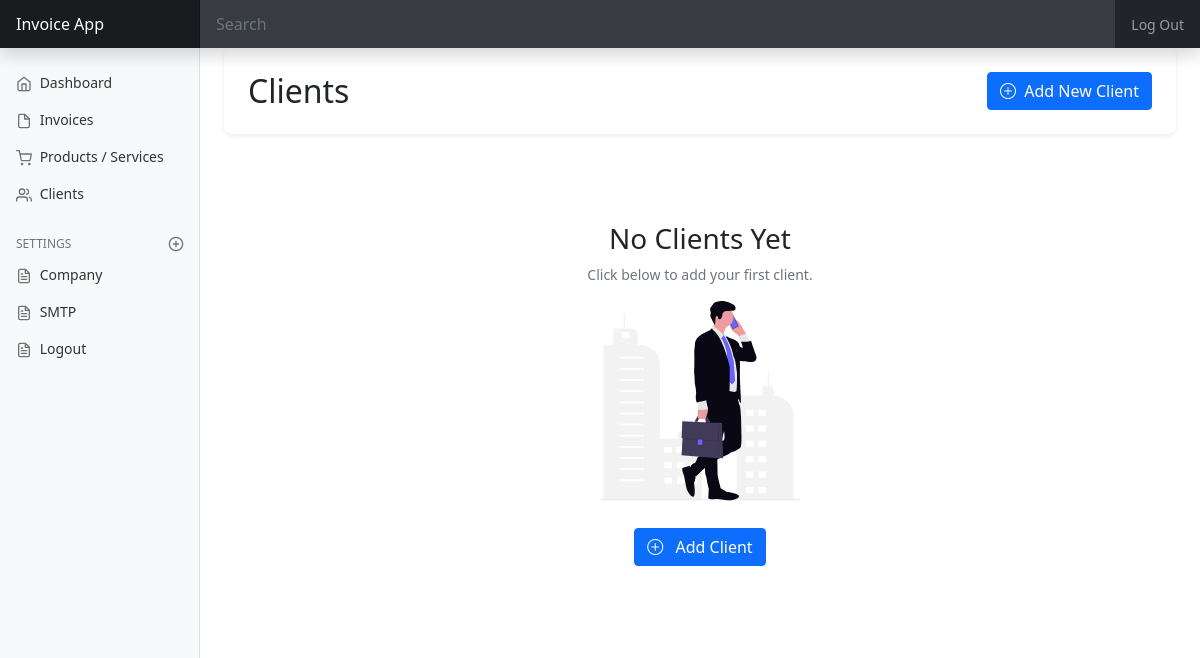
/clients (signed in), run on an earlier commit of the app's database.
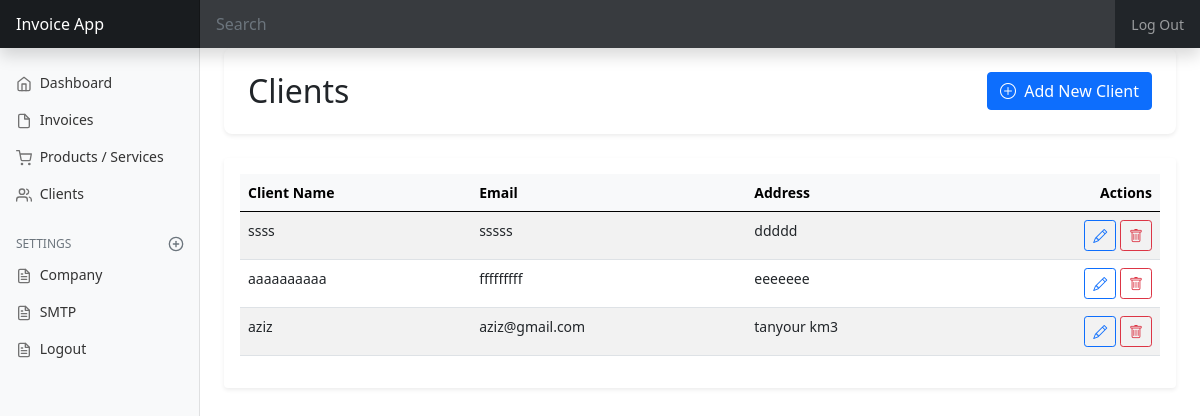
And on a later commit of the database.
### sales/models.py (models this page shows, shortened)
class Client(models.Model):
    clientname = models.CharField(null=True, blank=True, max_length=200)
    emailAddress = models.CharField(null=True, blank=True, max_length=100)
    uniqueId = models.CharField(null=True, blank=True, max_length=100)
    adress = models.CharField(null=True, blank=True, max_length=200)
    mf = models.CharField(null=True, blank=True, max_length=100)
    slug = models.SlugField(max_length=500, unique=True, blank=True, null=True)
    date_created = models.DateTimeField(blank=True, null=True)
    last_updated = models.DateTimeField(blank=True, null=True)

### sales/views.py (the view, shortened to what this page needs)
# urls.py: path('clients', clients,name='clients'),
@login_required
def clients(request):
    clients_qs = Client.objects.all()
    form = ClientForm()
    return render(request, 'sales/clients.html', {'clients': clients_qs, 'form': form})

### sales/forms.py
class ClientForm(forms.ModelForm):
    class Meta:
        model=Client
        fields=["clientname","adress","mf","emailAddress"]

### templates/sales/clients.html (shortened to what this page needs)
{% extends 'partials/base.html' %}
{% load static %}
{% load crispy_forms_tags %}
{% block css %}
<link href="https://cdn.jsdelivr.net/npm/bootstrap-icons/font/bootstrap-icons.css" rel="stylesheet">
{% endblock %}
{% block main %}
<main class="col-md-9 ms-sm-auto col-lg-10 px-md-4">
  <div class="page-header d-flex justify-content-between align-items-center">
    <h1 class="h2 mb-0">Clients</h1>
    <button type="button" class="btn btn-primary" data-bs-toggle="modal" data-bs-target="#addClientModal">
      <i class="bi bi-plus-circle me-1"></i> Add New Client
    </button>
  </div>
  {% if clients %}
  <div class="table-container bg-white rounded shadow-sm p-3">
    <table class="table table-hover table-striped">
      <thead class="table-light">
        <tr>
          <th>Client Name</th>
          <th>Email</th>
          <th>Address</th>
          <th class="text-end">Actions</th>
        </tr>
      </thead>
      <tbody>
        {% for client in clients %}
        <tr>
          <td>{{ client.clientname }}</td>
          <td>{{ client.emailAddress }}</td>
          <td>{{ client.adress }}</td>
          <td class="text-end">
            <a href="#" class="btn btn-sm btn-outline-primary">
              <i class="bi bi-pencil"></i>
            </a>
            <a href="{% url 'delete-client' client.id %}" class="btn btn-sm btn-outline-danger">
              <i class="bi bi-trash"></i>
            </a>
          </td>
        </tr>
        {% endfor %}
      </tbody>
    </table>
  </div>
  {% else %}
  <div class="empty-state">
    <h3>No Clients Yet</h3>
    <p class="text-muted">Click below to add your first client.</p>
    <img src="{% static 'assets/img/clientBackground.svg' %}" width="200">
    <br><br>
    <button type="button" class="btn btn-primary" data-bs-toggle="modal" data-bs-target="#addClientModal">
      <i class="bi bi-plus-circle me-2"></i> Add Client
    </button>
  </div>
  {% endif %}
</main>
{% endblock %}

What changed in the data, as far as the page shows it:
added Client: clientname "ssss", emailAddress "sssss", adress "ddddd"
added Client: clientname "aaaaaaaaaa", emailAddress "fffffffff", adress "eeeeeee"
added Client: clientname "aziz", emailAddress "aziz@gmail.com", adress "tanyour km3"
Also different on the page:
text no longer shown: "No Clients Yet Click below to add your first client. Add Client"
text now shown: "Client Name Email Address Actions"
